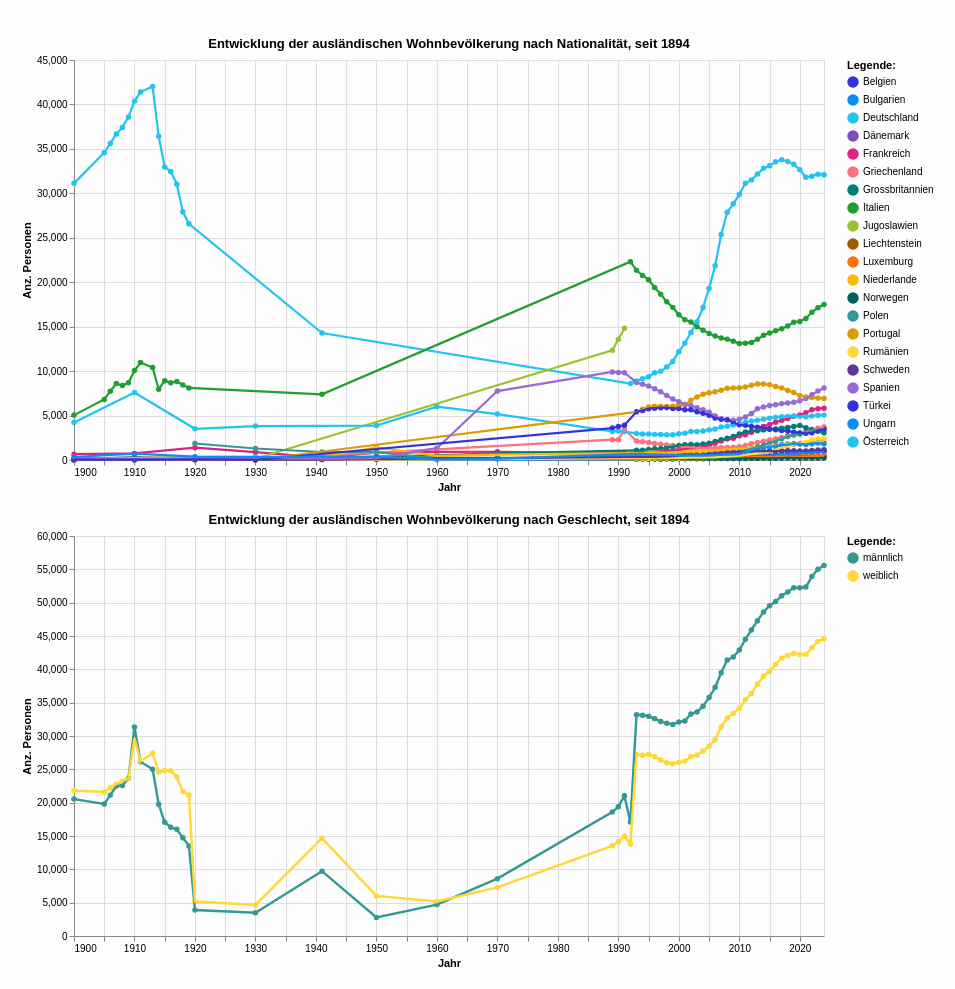

The notebook cell saved with this chart:
### Markdown cell above
##### Kombinierte Grafik in Altair

### Code cell
# Kombiniere die Grafiken horizontal
top_row = alt.hconcat(grafik1, grafik2)
#combined_chart = alt.vconcat(top_row,grafik3)
combined_chart = alt.vconcat(grafik1, grafik2, spacing=20)

# Optional: Füge einen Titel für die gesamte Grafik hinzu
final_chart = combined_chart.properties(
    title="   ",  
    background="#FDFDFD",
    padding={"left": 20, "top": 20, "right": 20, "bottom": 20},
    autosize={"type": "fit", "contains": "padding"}
)
#Legenden nicht zusammenfügen
final_chart = final_chart.resolve_scale(
    color='independent',
    shape='independent',
    size='independent'
)

# Zeigen Sie die Grafik an
final_chart

### Figure 1 — Vega-Lite specification as saved in the notebook (floating-point values rounded to 4 significant figures; data arrays with more than 128 entries replaced by an {"elided": "..."} marker saying what was removed)
{"config": {"view": {"continuousWidth": 300, "continuousHeight": 300}}, "vconcat": [{"layer": [{"mark": {"type": "circle"}, "encoding": {"color": {"field": "NationHistLang", "legend": {"orient": "right", "title": "Legende:"}, "scale": {"range": ["#3431DE", "#0A8DF6", "#23C3F1", "#7B4FB7", "#DB247D", "#FB737E", "#007C78", "#1F9E31", "#99C32E", "#9A5B01", "#FF720C", "#FBB900", "#00615D", "#349894", "#DA9C00", "#FFD736", "#5E359A", "#986AD5"]}, "type": "nominal"}, "opacity": {"value": 1.3}, "tooltip": [{"field": "StichtagDatJahr", "type": "temporal"}, {"field": "NationHistLang", "type": "nominal"}, {"field": "sum_WBev", "type": "quantitative"}], "x": {"axis": {"title": "Jahr"}, "field": "StichtagDatJahr", "type": "temporal"}, "y": {"axis": {"title": "Anz. Personen"}, "field": "sum_WBev", "type": "quantitative"}}, "name": "view_18", "title": "Entwicklung der ausländischen Wohnbevölkerung nach Nationalität, seit 1894"}, {"mark": {"type": "line"}, "encoding": {"color": {"field": "NationHistLang", "legend": {"orient": "right", "title": "Legende:"}, "scale": {"range": ["#3431DE", "#0A8DF6", "#23C3F1", "#7B4FB7", "#DB247D", "#FB737E", "#007C78", "#1F9E31", "#99C32E", "#9A5B01", "#FF720C", "#FBB900", "#00615D", "#349894", "#DA9C00", "#FFD736", "#5E359A", "#986AD5"]}, "type": "nominal"}, "strokeWidth": {"condition": {"test": {"not": {"param": "param_18"}}, "value": 1.1}, "value": 2.2}, "tooltip": [{"field": "StichtagDatJahr", "type": "temporal"}, {"field": "NationHistLang", "type": "nominal"}, {"field": "sum_WBev", "type": "quantitative"}], "x": {"axis": {"title": "Jahr"}, "field": "StichtagDatJahr", "type": "temporal"}, "y": {"axis": {"title": "Anz. Personen"}, "field": "sum_WBev", "type": "quantitative"}}, "title": "Entwicklung der ausländischen Wohnbevölkerung nach Nationalität, seit 1894"}], "data": {"name": "data-0324d6362d4ceb9564bd1ee2ead64dbf"}, "height": 400, "width": 750}, {"layer": [{"mark": {"type": "circle"}, "encoding": {"color": {"field": "SexLang", "legend": {"orient": "right", "title": "Legende:"}, "scale": {"range": ["#349894", "#FFD736", "#986AD5"]}, "type": "nominal"}, "opacity": {"value": 1.3}, "tooltip": [{"field": "StichtagDatJahr", "type": "temporal"}, {"field": "SexLang", "type": "nominal"}, {"field": "sum_WBev", "type": "quantitative"}], "x": {"axis": {"title": "Jahr"}, "field": "StichtagDatJahr", "type": "temporal"}, "y": {"axis": {"title": "Anz. Personen"}, "field": "sum_WBev", "type": "quantitative"}}, "name": "view_19", "title": "Entwicklung der ausländischen Wohnbevölkerung nach Geschlecht, seit 1894"}, {"mark": {"type": "line"}, "encoding": {"color": {"field": "SexLang", "legend": {"orient": "right", "title": "Legende:"}, "scale": {"range": ["#349894", "#FFD736", "#986AD5"]}, "type": "nominal"}, "strokeWidth": {"condition": {"test": {"not": {"param": "param_19"}}, "value": 1.2}, "value": 2.4}, "tooltip": [{"field": "StichtagDatJahr", "type": "temporal"}, {"field": "SexLang", "type": "nominal"}, {"field": "sum_WBev", "type": "quantitative"}], "x": {"axis": {"title": "Jahr"}, "field": "StichtagDatJahr", "type": "temporal"}, "y": {"axis": {"title": "Anz. Personen"}, "field": "sum_WBev", "type": "quantitative"}}, "title": "Entwicklung der ausländischen Wohnbevölkerung nach Geschlecht, seit 1894"}], "data": {"name": "data-e4202ed1d7e54d0829909003de812a57"}, "height": 400, "width": 750}], "autosize": {"type": "fit", "contains": "padding"}, "background": "#FDFDFD", "padding": {"left": 20, "top": 20, "right": 20, "bottom": 20}, "params": [{"name": "param_18", "select": {"type": "point", "fields": ["NationHistLang:N"], "nearest": true, "on": "pointerover"}, "views": ["view_18"]}, {"name": "param_19", "select": {"type": "point", "fields": ["SexLang:N"], "nearest": true, "on": "pointerover"}, "views": ["view_19"]}], "resolve": {"scale": {"color": "independent", "shape": "independent", "size": "independent"}}, "spacing": 20, "title": "   ", "$schema": "https://vega.github.io/schema/vega-lite/v5.8.0.json", "datasets": {"data-0324d6362d4ceb9564bd1ee2ead64dbf": {"elided": "809 records"}, "data-e4202ed1d7e54d0829909003de812a57": [{"StichtagDatJahr": "1900-01-01T00:00:00", "SexCd": 1, "SexLang": "männlich", "sum_WBev": 20541}, {"StichtagDatJahr": "1950-01-01T00:00:00", "SexCd": 1, "SexLang": "männlich", "sum_WBev": 2786}, {"StichtagDatJahr": "2006-01-01T00:00:00", "SexCd": 1, "SexLang": "männlich", "sum_WBev": 37297}, {"StichtagDatJahr": "1960-01-01T00:00:00", "SexCd": 1, "SexLang": "männlich", "sum_WBev": 4709}, {"StichtagDatJahr": "2014-01-01T00:00:00", "SexCd": 1, "SexLang": "männlich", "sum_WBev": 48614}, {"StichtagDatJahr": "1970-01-01T00:00:00", "SexCd": 1, "SexLang": "männlich", "sum_WBev": 8604}, {"StichtagDatJahr": "2013-01-01T00:00:00", "SexCd": 1, "SexLang": "männlich", "sum_WBev": 47300}, {"StichtagDatJahr": "1989-01-01T00:00:00", "SexCd": 1, "SexLang": "männlich", "sum_WBev": 18589}, {"StichtagDatJahr": "1990-01-01T00:00:00", "SexCd": 1, "SexLang": "männlich", "sum_WBev": 19395}, {"StichtagDatJahr": "1991-01-01T00:00:00", "SexCd": 1, "SexLang": "männlich", "sum_WBev": 21021}, {"StichtagDatJahr": "2012-01-01T00:00:00", "SexCd": 1, "SexLang": "männlich", "sum_WBev": 45898}, {"StichtagDatJahr": "1992-01-01T00:00:00", "SexCd": 1, "SexLang": "männlich", "sum_WBev": 17105}, {"StichtagDatJahr": "1993-01-01T00:00:00", "SexCd": 1, "SexLang": "männlich", "sum_WBev": 33187}, {"StichtagDatJahr": "2011-01-01T00:00:00", "SexCd": 1, "SexLang": "männlich", "sum_WBev": 44507}, {"StichtagDatJahr": "1994-01-01T00:00:00", "SexCd": 1, "SexLang": "männlich", "sum_WBev": 33120}, {"StichtagDatJahr": "2010-01-01T00:00:00", "SexCd": 1, "SexLang": "männlich", "sum_WBev": 42902}, {"StichtagDatJahr": "1995-01-01T00:00:00", "SexCd": 1, "SexLang": "männlich", "sum_WBev": 32960}, {"StichtagDatJahr": "2024-01-01T00:00:00", "SexCd": 1, "SexLang": "männlich", "sum_WBev": 55580}, {"StichtagDatJahr": "1996-01-01T00:00:00", "SexCd": 1, "SexLang": "männlich", "sum_WBev": 32606}, {"StichtagDatJahr": "1997-01-01T00:00:00", "SexCd": 1, "SexLang": "männlich", "sum_WBev": 32184}, {"StichtagDatJahr": "1998-01-01T00:00:00", "SexCd": 1, "SexLang": "männlich", "sum_WBev": 31922}, {"StichtagDatJahr": "2009-01-01T00:00:00", "SexCd": 1, "SexLang": "männlich", "sum_WBev": 41854}, {"StichtagDatJahr": "1999-01-01T00:00:00", "SexCd": 1, "SexLang": "männlich", "sum_WBev": 31743}, {"StichtagDatJahr": "2000-01-01T00:00:00", "SexCd": 1, "SexLang": "männlich", "sum_WBev": 32093}, {"StichtagDatJahr": "2008-01-01T00:00:00", "SexCd": 1, "SexLang": "männlich", "sum_WBev": 41402}, {"StichtagDatJahr": "2001-01-01T00:00:00", "SexCd": 1, "SexLang": "männlich", "sum_WBev": 32261}, {"StichtagDatJahr": "2002-01-01T00:00:00", "SexCd": 1, "SexLang": "männlich", "sum_WBev": 33315}, {"StichtagDatJahr": "2007-01-01T00:00:00", "SexCd": 1, "SexLang": "männlich", "sum_WBev": 39492}, {"StichtagDatJahr": "2003-01-01T00:00:00", "SexCd": 1, "SexLang": "männlich", "sum_WBev": 33601}, {"StichtagDatJahr": "2004-01-01T00:00:00", "SexCd": 1, "SexLang": "männlich", "sum_WBev": 34446}, {"StichtagDatJahr": "2015-01-01T00:00:00", "SexCd": 1, "SexLang": "männlich", "sum_WBev": 49534}, {"StichtagDatJahr": "1941-01-01T00:00:00", "SexCd": 1, "SexLang": "männlich", "sum_WBev": 9723}, {"StichtagDatJahr": "2005-01-01T00:00:00", "SexCd": 1, "SexLang": "männlich", "sum_WBev": 35785}, {"StichtagDatJahr": "1911-01-01T00:00:00", "SexCd": 1, "SexLang": "männlich", "sum_WBev": 26150}, {"StichtagDatJahr": "2021-01-01T00:00:00", "SexCd": 1, "SexLang": "männlich", "sum_WBev": 52343}, {"StichtagDatJahr": "1910-01-01T00:00:00", "SexCd": 1, "SexLang": "männlich", "sum_WBev": 31342}, {"StichtagDatJahr": "2022-01-01T00:00:00", "SexCd": 1, "SexLang": "männlich", "sum_WBev": 53927}, {"StichtagDatJahr": "2020-01-01T00:00:00", "SexCd": 1, "SexLang": "männlich", "sum_WBev": 52235}, {"StichtagDatJahr": "1907-01-01T00:00:00", "SexCd": 1, "SexLang": "männlich", "sum_WBev": 22500}, {"StichtagDatJahr": "1930-01-01T00:00:00", "SexCd": 1, "SexLang": "männlich", "sum_WBev": 3491}, {"StichtagDatJahr": "1913-01-01T00:00:00", "SexCd": 1, "SexLang": "männlich", "sum_WBev": 25020}, {"StichtagDatJahr": "1914-01-01T00:00:00", "SexCd": 1, "SexLang": "männlich", "sum_WBev": 19770}, {"StichtagDatJahr": "2019-01-01T00:00:00", "SexCd": 1, "SexLang": "männlich", "sum_WBev": 52250}, {"StichtagDatJahr": "1909-01-01T00:00:00", "SexCd": 1, "SexLang": "männlich", "sum_WBev": 23649}, {"StichtagDatJahr": "1906-01-01T00:00:00", "SexCd": 1, "SexLang": "männlich", "sum_WBev": 21132}, {"StichtagDatJahr": "1915-01-01T00:00:00", "SexCd": 1, "SexLang": "männlich", "sum_WBev": 17054}, {"StichtagDatJahr": "1916-01-01T00:00:00", "SexCd": 1, "SexLang": "männlich", "sum_WBev": 16329}, {"StichtagDatJahr": "2018-01-01T00:00:00", "SexCd": 1, "SexLang": "männlich", "sum_WBev": 51590}, {"StichtagDatJahr": "1917-01-01T00:00:00", "SexCd": 1, "SexLang": "männlich", "sum_WBev": 16011}, {"StichtagDatJahr": "2017-01-01T00:00:00", "SexCd": 1, "SexLang": "männlich", "sum_WBev": 51036}, {"StichtagDatJahr": "1918-01-01T00:00:00", "SexCd": 1, "SexLang": "männlich", "sum_WBev": 14726}, {"StichtagDatJahr": "1905-01-01T00:00:00", "SexCd": 1, "SexLang": "männlich", "sum_WBev": 19795}, {"StichtagDatJahr": "1919-01-01T00:00:00", "SexCd": 1, "SexLang": "männlich", "sum_WBev": 13517}, {"StichtagDatJahr": "1920-01-01T00:00:00", "SexCd": 1, "SexLang": "männlich", "sum_WBev": 3892}, {"StichtagDatJahr": "2016-01-01T00:00:00", "SexCd": 1, "SexLang": "männlich", "sum_WBev": 50170}, {"StichtagDatJahr": "2023-01-01T00:00:00", "SexCd": 1, "SexLang": "männlich", "sum_WBev": 55015}, {"StichtagDatJahr": "1908-01-01T00:00:00", "SexCd": 1, "SexLang": "männlich", "sum_WBev": 22574}, {"StichtagDatJahr": "2007-01-01T00:00:00", "SexCd": 2, "SexLang": "weiblich", "sum_WBev": 31369}, {"StichtagDatJahr": "2006-01-01T00:00:00", "SexCd": 2, "SexLang": "weiblich", "sum_WBev": 29452}, {"StichtagDatJahr": "2022-01-01T00:00:00", "SexCd": 2, "SexLang": "weiblich", "sum_WBev": 43249}, {"StichtagDatJahr": "2023-01-01T00:00:00", "SexCd": 2, "SexLang": "weiblich", "sum_WBev": 44195}, {"StichtagDatJahr": "2008-01-01T00:00:00", "SexCd": 2, "SexLang": "weiblich", "sum_WBev": 32713}, {"StichtagDatJahr": "2015-01-01T00:00:00", "SexCd": 2, "SexLang": "weiblich", "sum_WBev": 39713}, {"StichtagDatJahr": "2009-01-01T00:00:00", "SexCd": 2, "SexLang": "weiblich", "sum_WBev": 33367}, {"StichtagDatJahr": "2020-01-01T00:00:00", "SexCd": 2, "SexLang": "weiblich", "sum_WBev": 42242}, {"StichtagDatJahr": "2010-01-01T00:00:00", "SexCd": 2, "SexLang": "weiblich", "sum_WBev": 34125}, {"StichtagDatJahr": "2019-01-01T00:00:00", "SexCd": 2, "SexLang": "weiblich", "sum_WBev": 42367}, {"StichtagDatJahr": "2011-01-01T00:00:00", "SexCd": 2, "SexLang": "weiblich", "sum_WBev": 35442}, {"StichtagDatJahr": "2018-01-01T00:00:00", "SexCd": 2, "SexLang": "weiblich", "sum_WBev": 42068}, {"StichtagDatJahr": "2012-01-01T00:00:00", "SexCd": 2, "SexLang": "weiblich", "sum_WBev": 36372}, {"StichtagDatJahr": "2013-01-01T00:00:00", "SexCd": 2, "SexLang": "weiblich", "sum_WBev": 37808}, {"StichtagDatJahr": "2017-01-01T00:00:00", "SexCd": 2, "SexLang": "weiblich", "sum_WBev": 41699}, {"StichtagDatJahr": "2016-01-01T00:00:00", "SexCd": 2, "SexLang": "weiblich", "sum_WBev": 40767}, {"StichtagDatJahr": "2021-01-01T00:00:00", "SexCd": 2, "SexLang": "weiblich", "sum_WBev": 42245}, {"StichtagDatJahr": "2014-01-01T00:00:00", "SexCd": 2, "SexLang": "weiblich", "sum_WBev": 38969}, {"StichtagDatJahr": "1996-01-01T00:00:00", "SexCd": 2, "SexLang": "weiblich", "sum_WBev": 26891}, {"StichtagDatJahr": "2004-01-01T00:00:00", "SexCd": 2, "SexLang": "weiblich", "sum_WBev": 27747}, {"StichtagDatJahr": "1919-01-01T00:00:00", "SexCd": 2, "SexLang": "weiblich", "sum_WBev": 21157}, {"StichtagDatJahr": "1918-01-01T00:00:00", "SexCd": 2, "SexLang": "weiblich", "sum_WBev": 21657}, {"StichtagDatJahr": "1917-01-01T00:00:00", "SexCd": 2, "SexLang": "weiblich", "sum_WBev": 23850}, {"StichtagDatJahr": "1916-01-01T00:00:00", "SexCd": 2, "SexLang": "weiblich", "sum_WBev": 24802}, {"StichtagDatJahr": "1915-01-01T00:00:00", "SexCd": 2, "SexLang": "weiblich", "sum_WBev": 24811}, {"StichtagDatJahr": "1914-01-01T00:00:00", "SexCd": 2, "SexLang": "weiblich", "sum_WBev": 24602}, {"StichtagDatJahr": "1913-01-01T00:00:00", "SexCd": 2, "SexLang": "weiblich", "sum_WBev": 27412}, {"StichtagDatJahr": "1911-01-01T00:00:00", "SexCd": 2, "SexLang": "weiblich", "sum_WBev": 26221}, {"StichtagDatJahr": "1910-01-01T00:00:00", "SexCd": 2, "SexLang": "weiblich", "sum_WBev": 29680}, {"StichtagDatJahr": "1909-01-01T00:00:00", "SexCd": 2, "SexLang": "weiblich", "sum_WBev": 23615}, {"StichtagDatJahr": "1908-01-01T00:00:00", "SexCd": 2, "SexLang": "weiblich", "sum_WBev": 23215}, {"StichtagDatJahr": "1907-01-01T00:00:00", "SexCd": 2, "SexLang": "weiblich", "sum_WBev": 22781}, {"StichtagDatJahr": "1906-01-01T00:00:00", "SexCd": 2, "SexLang": "weiblich", "sum_WBev": 22226}, {"StichtagDatJahr": "1905-01-01T00:00:00", "SexCd": 2, "SexLang": "weiblich", "sum_WBev": 21591}, {"StichtagDatJahr": "1900-01-01T00:00:00", "SexCd": 2, "SexLang": "weiblich", "sum_WBev": 21817}, {"StichtagDatJahr": "1920-01-01T00:00:00", "SexCd": 2, "SexLang": "weiblich", "sum_WBev": 5171}, {"StichtagDatJahr": "1930-01-01T00:00:00", "SexCd": 2, "SexLang": "weiblich", "sum_WBev": 4659}, {"StichtagDatJahr": "1941-01-01T00:00:00", "SexCd": 2, "SexLang": "weiblich", "sum_WBev": 14669}, {"StichtagDatJahr": "1950-01-01T00:00:00", "SexCd": 2, "SexLang": "weiblich", "sum_WBev": 6009}, {"StichtagDatJahr": "2003-01-01T00:00:00", "SexCd": 2, "SexLang": "weiblich", "sum_WBev": 27160}, {"StichtagDatJahr": "2002-01-01T00:00:00", "SexCd": 2, "SexLang": "weiblich", "sum_WBev": 26922}, {"StichtagDatJahr": "2001-01-01T00:00:00", "SexCd": 2, "SexLang": "weiblich", "sum_WBev": 26198}, {"StichtagDatJahr": "2000-01-01T00:00:00", "SexCd": 2, "SexLang": "weiblich", "sum_WBev": 26051}, {"StichtagDatJahr": "1999-01-01T00:00:00", "SexCd": 2, "SexLang": "weiblich", "sum_WBev": 25880}, {"StichtagDatJahr": "1998-01-01T00:00:00", "SexCd": 2, "SexLang": "weiblich", "sum_WBev": 25977}, {"StichtagDatJahr": "1997-01-01T00:00:00", "SexCd": 2, "SexLang": "weiblich", "sum_WBev": 26397}, {"StichtagDatJahr": "2005-01-01T00:00:00", "SexCd": 2, "SexLang": "weiblich", "sum_WBev": 28489}, {"StichtagDatJahr": "1995-01-01T00:00:00", "SexCd": 2, "SexLang": "weiblich", "sum_WBev": 27267}, {"StichtagDatJahr": "1993-01-01T00:00:00", "SexCd": 2, "SexLang": "weiblich", "sum_WBev": 27210}, {"StichtagDatJahr": "1992-01-01T00:00:00", "SexCd": 2, "SexLang": "weiblich", "sum_WBev": 13814}, {"StichtagDatJahr": "1991-01-01T00:00:00", "SexCd": 2, "SexLang": "weiblich", "sum_WBev": 14974}, {"StichtagDatJahr": "1990-01-01T00:00:00", "SexCd": 2, "SexLang": "weiblich", "sum_WBev": 14155}, {"StichtagDatJahr": "1989-01-01T00:00:00", "SexCd": 2, "SexLang": "weiblich", "sum_WBev": 13523}, {"StichtagDatJahr": "1970-01-01T00:00:00", "SexCd": 2, "SexLang": "weiblich", "sum_WBev": 7289}, {"StichtagDatJahr": "1960-01-01T00:00:00", "SexCd": 2, "SexLang": "weiblich", "sum_WBev": 5186}, {"StichtagDatJahr": "1994-01-01T00:00:00", "SexCd": 2, "SexLang": "weiblich", "sum_WBev": 27124}, {"StichtagDatJahr": "2024-01-01T00:00:00", "SexCd": 2, "SexLang": "weiblich", "sum_WBev": 44586}]}}
